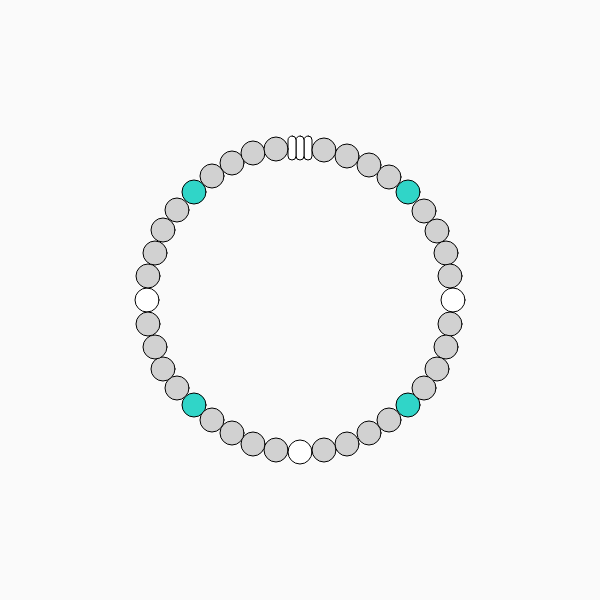
Frame 1 (no input)
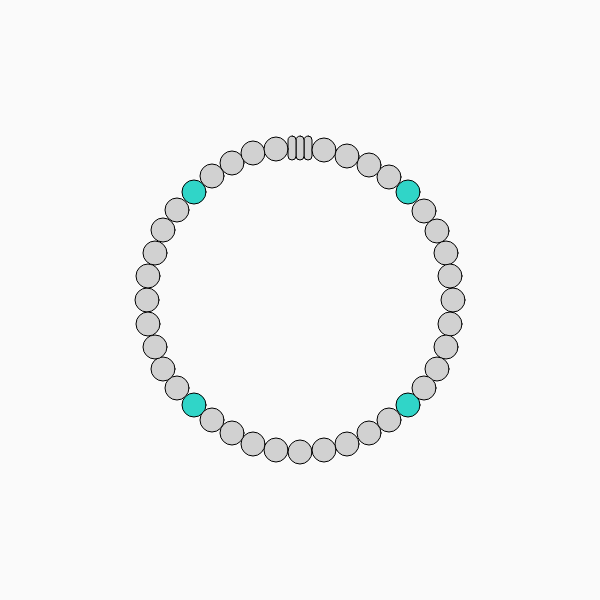
Frame 60 (no input)
Frame 120 (the mouse pressed at the canvas centre since frame 60): identical to frame 60, image omitted

The p5.js sketch that drew these frames (run headless with seeded random() and noise() and a simulated clock; from frame 60 on, the mouse is pressed at the canvas centre):

// p5.js sketch
// ── sketch.js

function setup() {
  createCanvas(600, 600);
  angleMode(DEGREES);

}

function draw() {
  background(250)


  //top rect
  rect(304,136,8,24,5)

  rect(296,136,8,24,5)

  rect(288,136,8,24,5)

  //down circle

  circle(300,452,24)

  //right circle
  circle(453,300,24)

  //left circle
  circle(147,300,24)

  //north-east circle
  fill(48, 213, 200)
  circle(408,192,24)

  fill(209)
  circle(389,177,24)
  circle(369,165,24)
  circle(347,156,24)
  circle(324,150,24)

  circle(424,211,24)
  circle(437,231,24)
  circle(446,253,24)
  circle(450,276,24)

  //south-east circle
  fill(48, 213, 200)
  circle(408,405,24)

  fill(209)
  circle(450,324,24)
  circle(446,347,24)
  circle(437,369,24)
  circle(424,388,24)

  circle(389,420,24)
  circle(369,433,24)
  circle(347,444,24)
  circle(324,450,24)

  //south-west circle
  fill(48, 213, 200)
  circle(194,405,24)

  fill(209)
  circle(276,450,24)
  circle(253,444,24)
  circle(232,433,24)
  circle(212,420,24)

  circle(177,388,24)
  circle(163,369,24)
  circle(155,347,24)
  circle(148,324,24)

  //north-west circle
  fill(48, 213, 200)
  circle(194,192,24)

  fill(209)
  circle(148,276,24)
  circle(155,253,24)
  circle(163,230,24)
  circle(177,210,24)

  circle(212,176,24)
  circle(232,163,24)
  circle(253,153,24)
  circle(276,149,24)


}
